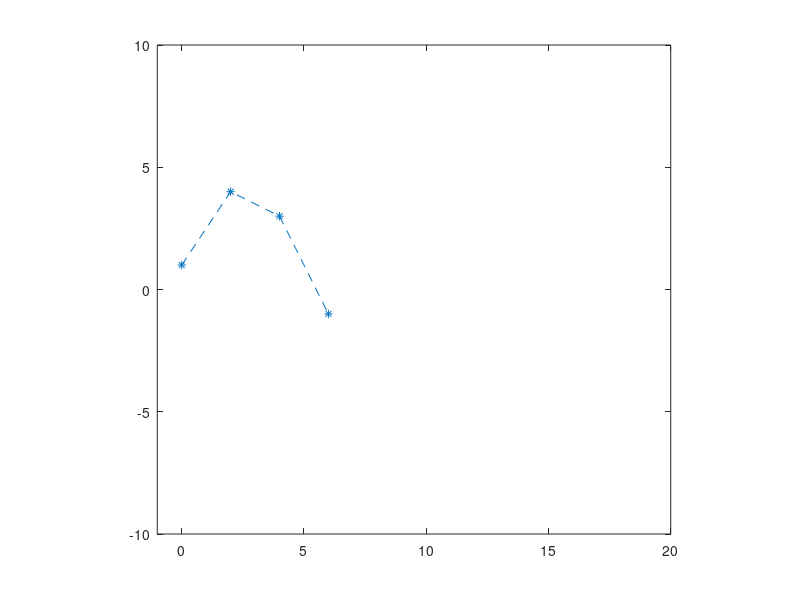

Write MATLAB code to recreate this figure. (Note: this script raises an error after producing the figure.)
clear
px = [ 0 2 4 6 ];
py = [ 1 4 3 -1 ];
plot(px,py, '*--');
axis([-1 20 -10 10]);
axis equal;
hold on;

n=3;
syms t
cx(t) = 0*t; cy(t) = 0*t;

for i=0:n
    b(t) = nchoosek(n, i) * t^i * (1-t)^(n-i);
    cx(t) = cx(t) + px(i+1) * b(t);
    cy(t) = cy(t) + py(i+1) * b(t);
end
hold on; 
fplot(cx,cy, [0 1])

m=4;

rx = [px(4), px(4) + n/m * (px(4)-px(3)), 10, 12, 15 ];
ry = [py(4), py(4) + n/m * (py(4)-py(3)), -7, -5, 3 ];

plot(rx,ry, '*--')

cx(t) = 0*t; cy(t) = 0*t;

for i=0:m
    b(t) = nchoosek(m, i) * t^i * (1-t)^(m-i);
    cx(t) = cx(t) + rx(i+1) * b(t);
    cy(t) = cy(t) + ry(i+1) * b(t);
end
hold on; 
fplot(cx,cy, [0 1])